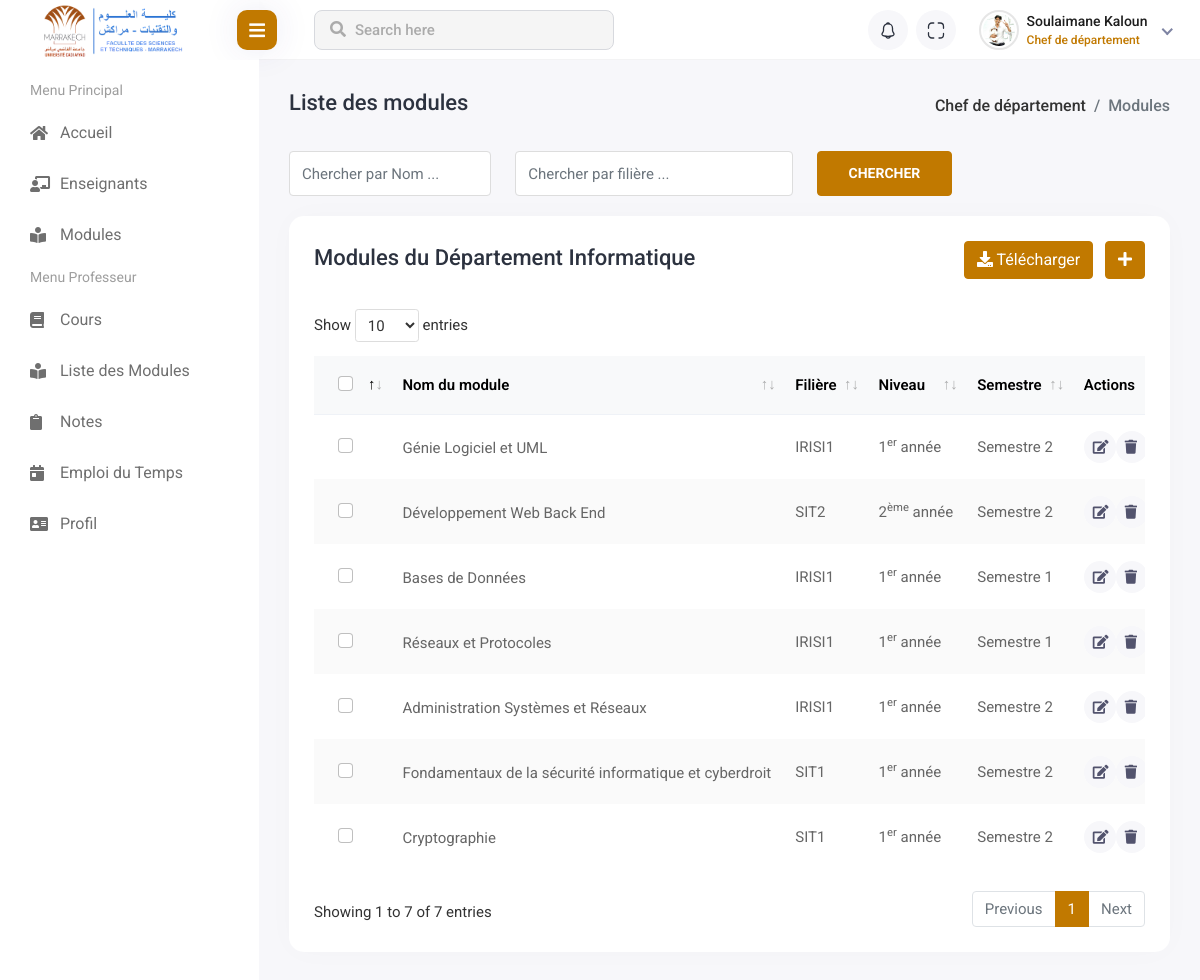
Screenshot of /views/chef_dep/module_management/index.php (signed in) with the database file from the repository.
### tables this page shows
CREATE TABLE `departement` (
  `id` int(11) NOT NULL AUTO_INCREMENT UNIQUE,
  `nom` varchar(100) NOT NULL,
  PRIMARY KEY (`id`)
);

CREATE TABLE `module` (
  `id` int(11) NOT NULL AUTO_INCREMENT UNIQUE,
  `nom` varchar(100) NOT NULL,
  `semestre` enum('1','2') NOT NULL,
  `id_filiere` int(11) NOT NULL,     
  `id_teacher` int(11) DEFAULT NULL,     
  PRIMARY KEY (`id`)
);

CREATE TABLE `filiere` (
  `id` int(11) NOT NULL AUTO_INCREMENT UNIQUE,
  `nom` varchar(30) NOT NULL,
  `nom_complet` varchar(200) NOT NULL,
  `type` varchar(100) NOT NULL,          
  `niveau` int(11) NOT NULL,             
  `id_coordinator` int(11) NOT NULL,     
  `id_dep` int(11) NOT NULL,             
  PRIMARY KEY (`id`)
);

### controllers/module_controller.php (called while the page is built, shortened)
<?php
require_once($_SERVER['DOCUMENT_ROOT'] . '/FSTg-Management-System/models/module.php');
function indexAction(): void
{
    $modules = findAll();
    require_once($_SERVER['DOCUMENT_ROOT'] . '/FSTg-Management-System/views/chef_dep/module_management/list_modules.php');
}

### models/module.php (called while the page is built, shortened)
<?php
require($_SERVER['DOCUMENT_ROOT'] . '/FSTg-Management-System/config/DB_connection.php');
function findAll(): ?array
{
    global $conn;
    $query = "SELECT m.id, m.nom AS nom_module, f.nom AS nom_filiere, f.niveau AS niveau_filiere, m.semestre AS semestre_module, d.nom AS nom_departement
        FROM module m
        JOIN filiere f ON m.id_filiere = f.id
        JOIN departement d ON f.id_dep = d.id WHERE d.id = ?";
    try {
        $stmt = $conn->prepare($query);
        $stmt->execute([$_SESSION['user_data']['id_dep']]);
        return $stmt->fetchAll(PDO::FETCH_ASSOC);
    } catch (PDOException $e) {
        file_put_contents($_SERVER['DOCUMENT_ROOT'] . '/FSTg-Management-System/logs/error_log.txt',
            date('Y-m-d H:i:s') . " - Erreur lors de l'exécution de la requête : " . $e->getMessage(). "\n",
            FILE_APPEND);
        return null;
    }
}
?>

### views/chef_dep/module_management/list_modules.php (the view, shortened to what this page needs)
<!DOCTYPE html>
<html lang="en">
<head>
    <link rel="stylesheet" href="../../../assets/plugins/feather/feather.css">
    <link rel="stylesheet" href="../../../assets/plugins/fontawesome/css/fontawesome.min.css">
    <link rel="stylesheet" href="../../../assets/plugins/fontawesome/css/all.min.css">
    <link rel="stylesheet" href="../../../assets/plugins/icons/flags/flags.css">
    <link rel="stylesheet" href="../../../assets/plugins/datatables/datatables.min.css">
    <link rel="stylesheet" href="../../../assets/plugins/bootstrap/css/bootstrap.min.css">
    <link rel="stylesheet" href="../../../assets/css/style.css">
    <link rel="stylesheet" href="../../../assets/css/style-override.css">
    <link rel="stylesheet" href="../../../assets/plugins/toastr/toastr.min.css">
    <link rel="stylesheet" href="../../../assets/plugins/sweetalert2/sweetalert2.min.css">
</head>
<body>
<div class="main-wrapper">
    <div class="page-wrapper">
        <div class="content container-fluid">
            <div class="page-header">
                <div class="row">
                    <div class="col-sm-12">
                        <div class="page-sub-header">
                            <h3 class="page-title">Liste des modules</h3>
                            <ul class="breadcrumb">
                                <li class="breadcrumb-item"><a href="../home.php">Chef de département</a></li>
                                <li class="breadcrumb-item active">Modules</li>
                            </ul>
                        </div>
                    </div>
                </div>
            </div>
            <div class="student-group-form">
                <div class="row">
                    <div class="col-lg-3 col-md-6">
                        <div class="form-group">
                            <input type="text" class="form-control" placeholder="Chercher par Nom ...">
                        </div>
                    </div>
                    <div class="col-lg-4 col-md-6">
                        <div class="form-group">
                            <input type="text" class="form-control" placeholder="Chercher par filière ...">
                        </div>
                    </div>
                    <div class="col-lg-2">
                        <div class="search-student-btn">
                            <button type="btn" class="btn btn-primary">Chercher</button>
                        </div>
                    </div>
                </div>
            </div>
            <div class="row">
                <div class="col-sm-12">
                    <div class="card card-table comman-shadow">
                        <div class="card-body">
                            <div class="page-header">
                                <div class="row align-items-center">
                                    <div class="col">
                                        <h3 class="page-title">Modules du Département <?php if(!empty($modules)) { echo $modules[0]['nom_departement'];} ?></h3>
                                    </div>
                                    <div class="col-auto text-end float-end ms-auto download-grp">
                                        <a href="/FSTg-Management-System/controllers/downloadCSV_controller.php?action=modules" class="btn btn-outline-primary me-2"><i class="fas fa-download"></i> Télécharger</a>
                                        <a href="index.php?action=create" class="btn btn-primary"><i class="fas fa-plus"></i></a>
                                    </div>
                                </div>
                            </div>
                            <div class="table-responsive">
                                <table class="table border-0 star-student table-hover table-center mb-0 datatable table-striped">
                                    <thead class="student-thread">
                                    <tr>
                                        <th>
                                            <div class="form-check check-tables">
                                                <input class="form-check-input" type="checkbox" value="something">
                                            </div>
                                        </th>
                                        <th>Nom du module</th>
                                        <th>Filière</th>
                                        <th>Niveau</th>
                                        <th>Semestre</th>
                                        <th>Actions</th>
                                    </tr>
                                    </thead>
                                    <tbody>
                                    <?php if (isset($modules)): ?>
                                        <?php foreach($modules as $module): ?>
                                            <tr>
                                                <td>
                                                    <div class="form-check check-tables">
                                                        <input class="form-check-input" type="checkbox" value="something">
                                                    </div>
                                                </td>
                                                <td>
                                                    <h2 class="table-avatar">
                                                        <a href="#"><?php echo ucfirst($module['nom_module']) ?></a>
                                                    </h2>
                                                </td>
                                                <td><?php echo $module['nom_filiere'] ?></td>
                                                <td>
                                                    <?php if($module['niveau_filiere'] == 1): ?>
                                                        1<sup>er</sup> année
                                                    <?php elseif($module['niveau_filiere'] == 2): ?>
                                                        2<sup>ème</sup> année
                                                    <?php elseif($module['niveau_filiere'] == 3): ?>
                                                        3<sup>ème</sup> année
                                                    <?php endif; ?>
                                                </td>
                                                <td>
                                                    <?php if($module['semestre_module'] == 1): ?>
                                                        Semestre 1
                                                    <?php elseif($module['semestre_module'] == 2): ?>
                                                        Semestre 2
                                                    <?php endif; ?>
                                                </td>
                                                <td class="text-end">
                                                    <div class="actions ">
                                                        <a href="index.php?action=edit&id=<?php echo $module['id']; ?>" class="btn btn-sm bg-danger-light">
                                                            <i class="fa fa-edit"></i>
                                                        </a>
                                                        <a href="javascript:void(0);" onclick="confirmDelete(<?php echo $module['id']; ?>, '<?php echo addslashes($module['nom_module']); ?>')" class="btn btn-sm bg-danger-light">
                                                            <i class="fa fa-trash"></i>
                                                        </a>
                                                    </div>
                                                </td>
                                            </tr>
                                        <?php endforeach; ?>
                                    <?php endif; ?>
                                    </tbody>
                                </table>
                            </div>
                        </div>
                    </div>
                </div>
            </div>
        </div>
    </div>
</div>
<?php
include($_SERVER['DOCUMENT_ROOT'] . '/FSTg-Management-System/views/header.php');
include($_SERVER['DOCUMENT_ROOT'] . '/FSTg-Management-System/views/chef_dep/sidebar.php');
?>
</body>
</html>

### views/chef_dep/module_management/index.php (shortened to what this page needs)
<?php
if (isset($_SESSION['user_data'])) {
    require_once($_SERVER['DOCUMENT_ROOT'] . '/FSTg-Management-System/controllers/module_controller.php');
    if (isset($_GET['action'])) {
        $action = $_GET['action'];
        switch ($action) {
            case 'create':
                createAction();
                break;
            case 'list':
                indexAction();
                break;
            case 'edit':
                editAction();
                break;
            case 'store':
                storeAction();
                break;
            case 'update':
                updateAction();
                break;
            case 'delete':
                deleteAction();
                break;
            default:
                header("Location: /FSTg-Management-System/views/error.php");
                break;
        }
    } else {
        indexAction();
    }
} else {
    header("Location: /FSTg-Management-System/index.php?error=Accès non autorisé");
    exit();
}

### views/header.php (shortened to what this page needs)
<!DOCTYPE html>
<html lang="en">
<head>
</head>
<body>
    <div class="header">
        <div class="header-left">
            <a href="#" class="logo">
                <img src="/FSTg-Management-System/assets/img/logo-FST.png" alt="Logo de FSTG" style="margin-left: 50px;transform:scale(2) ">
            </a>
        </div>
        <div class="menu-toggle">
            <a href="javascript:void(0);" id="toggle_btn">
                <i class="fas fa-bars"></i>
            </a>
        </div>
        <div class="top-nav-search">
            <form>
                <input type="text" class="form-control" placeholder="Search here">
                <button class="btn" type="submit"><i class="fas fa-search"></i></button>
            </form>
        </div>
        <ul class="nav user-menu">
            <li class="nav-item dropdown noti-dropdown me-2">
                <a href="#" class="dropdown-toggle nav-link header-nav-list" data-bs-toggle="dropdown">
                    <img src="/FSTg-Management-System/assets/img/icons/header-icon-05.svg" alt="">
                </a>
            </li>
            <li class="nav-item zoom-screen me-2">
                <a href="#" class="nav-link header-nav-list win-maximize">
                    <img src="/FSTg-Management-System/assets/img/icons/header-icon-04.svg" alt="">
                </a>
            </li>
            <li class="nav-item dropdown has-arrow new-user-menus">
                <a href="#" class="dropdown-toggle nav-link" data-bs-toggle="dropdown">
                    <span class="user-img">
                        <img class="rounded-circle" src="/FSTg-Management-System/assets/img/profiles/avatar-01.jpg" alt="test">
                        <div class="user-text">
                            <h6><?php echo ucfirst($_SESSION['user_data']['nom']) . " " . ucfirst($_SESSION['user_data']['prenom']) ?></h6>
                            <p class="text-muted mb-0">
                                <?php
                                    if ($_SESSION['user_data']['id_role'] === 2) {
                                        echo ($_SESSION['user_data']['genre'] == 'male') ? "Coordinateur" : "Coordinatrice";
                                    } else {
                                        echo $_SESSION['role_name'];
                                    }
                                ?>
                            </p>
                        </div>
                    </span>
                </a>
            </li>
        </ul>
    </div>
</body>
</html>

### views/chef_dep/sidebar.php
<div class="sidebar" id="sidebar">
    <div>
        <div class="sidebar-inner slimscroll">
            <div id="sidebar-menu" class="sidebar-menu">
                <ul>
                    <li class="menu-title">
                        <span>Menu Principal</span>
                    </li>
                    <li>
                        <a href="/FSTg-Management-System/views/chef_dep/home.php"><i class="fas fa-home"></i><span> Accueil</span></a>
                    </li>
                    <li>
                        <a href="/FSTg-Management-System/views/chef_dep/teacher_management/index.php"><i class="fas fa-chalkboard-teacher"></i><span> Enseignants</span></a>
                    </li>
                    <li>
                        <a href="/FSTg-Management-System/views/chef_dep/module_management/index.php"><i class="fas fa-book-reader"></i><span> Modules</span></a>
                    </li>
                    <?php if ($_SESSION['user_data']['id_role'] == 1) { ?>
                        <li class="menu-title">
                            <span>Menu Professeur</span>
                        </li>
                        <li>
                            <a href="#"><i class="fas fa-book"></i> <span> Cours</span></a>
                        </li>
                        <li>
                            <a href="#"><i class="fas fa-book-reader"></i><span> Liste des Modules</span></a>
                        </li>
                        <li>
                            <a href="#"><i class="fas fa-clipboard"></i> <span> Notes</span></a>
                        </li>
                        <li>
                            <a href="#"><i class="fas fa-calendar-day"></i> <span> Emploi du Temps</span></a>
                        </li>
                        <li>
                            <a href="#"><i class="fas fa-address-card"></i><span> Profil</span></a>
                        </li>
                    <?php }?>
                </ul>
            </div>
        </div>
    </div>

### assets/css/style-override.css (style rules this page uses)
.btn-primary { background-color: #C17900 !important; border: 1px solid #C17900 !important; }

### views/chef_dep/module_management/list_modules.php (style rules this page uses)
.download-grp .btn-outline-primary { background-color: #C17900; !important; border-color: #C17900; !important; color: #FFFFFF; !important; }

### views/header.php (style rules this page uses)
.user-img .user-text p.text-muted { color: #C17900 !important; }
@media (min-width: 992px) { #toggle_btn { background: #C17900; !important; } }

### rows the page displays
departement: nom "Informatique"
module: nom "Génie Logiciel et UML", id_filiere.nom "IRISI1", shows "année", semestre "Semestre 2"
module: nom "Développement Web Back End", id_filiere.nom "SIT2", shows "ème", semestre "Semestre 2"
module: nom "Bases de Données", id_filiere.nom "IRISI1", shows "année", semestre "Semestre 1"
module: nom "Réseaux et Protocoles", id_filiere.nom "IRISI1", shows "année", semestre "Semestre 1"
module: nom "Administration Systèmes et Réseaux", id_filiere.nom "IRISI1", shows "année", semestre "Semestre 2"
module: nom "Fondamentaux de la sécurité informatique et cyberdroit", id_filiere.nom "SIT1", shows "année", semestre "Semestre 2"
module: nom "Cryptographie", id_filiere.nom "SIT1", shows "année", semestre "Semestre 2"

### other values shown
$_SESSION['user_data']['nom'] "Soulaimane"
$_SESSION['user_data']['prenom'] "Kaloun"
$_SESSION['role_name'] "Chef de département"
